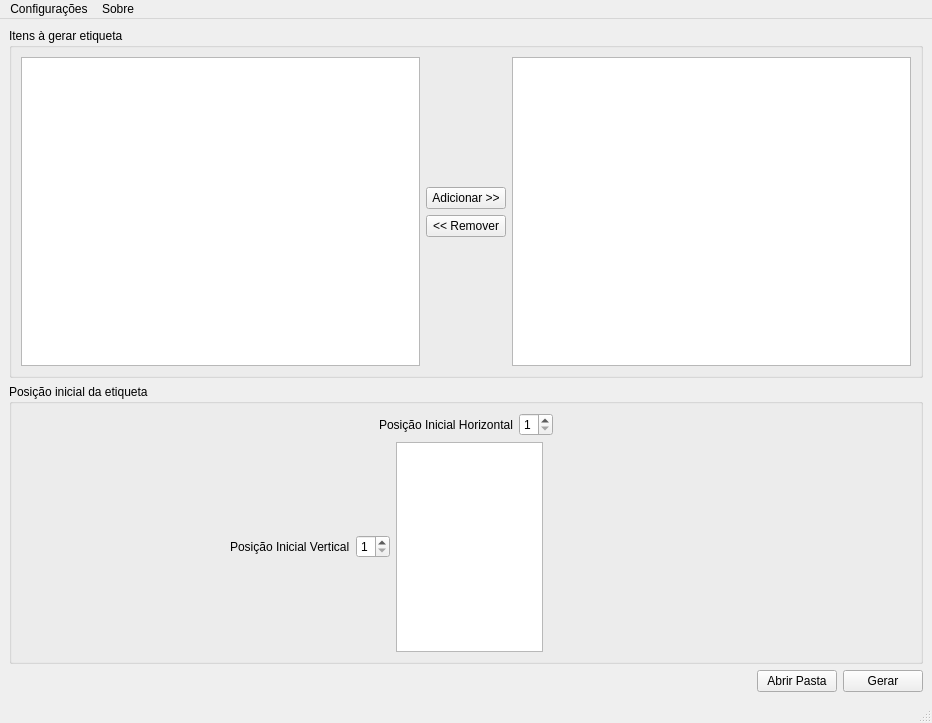
<?xml version="1.0" encoding="UTF-8"?>
<ui version="4.0">
 <class>MainWindow</class>
 <widget class="QMainWindow" name="MainWindow">
  <property name="geometry">
   <rect>
    <x>0</x>
    <y>0</y>
    <width>932</width>
    <height>723</height>
   </rect>
  </property>
  <property name="windowTitle">
   <string>MainWindow</string>
  </property>
  <widget class="QWidget" name="centralwidget">
   <layout class="QVBoxLayout" name="verticalLayout">
    <item>
     <widget class="QGroupBox" name="horizontalGroupBox">
      <property name="title">
       <string>Itens à gerar etiqueta</string>
      </property>
      <layout class="QHBoxLayout" name="horizontalLayout">
       <item>
        <layout class="QVBoxLayout" name="vlInputTW">
         <item>
          <widget class="QTableWidget" name="tableWidget_2">
           <property name="alternatingRowColors">
            <bool>true</bool>
           </property>
           <property name="selectionMode">
            <enum>QAbstractItemView::SingleSelection</enum>
           </property>
           <property name="selectionBehavior">
            <enum>QAbstractItemView::SelectColumns</enum>
           </property>
          </widget>
         </item>
        </layout>
       </item>
       <item>
        <layout class="QVBoxLayout" name="verticalLayout_3">
         <item>
          <spacer name="verticalSpacer">
           <property name="orientation">
            <enum>Qt::Vertical</enum>
           </property>
           <property name="sizeHint" stdset="0">
            <size>
             <width>20</width>
             <height>40</height>
            </size>
           </property>
          </spacer>
         </item>
         <item>
          <widget class="QPushButton" name="pbAdd">
           <property name="text">
            <string>Adicionar &gt;&gt;</string>
           </property>
          </widget>
         </item>
         <item>
          <widget class="QPushButton" name="pbRemove">
           <property name="text">
            <string>&lt;&lt; Remover</string>
           </property>
          </widget>
         </item>
         <item>
          <spacer name="verticalSpacer_2">
           <property name="orientation">
            <enum>Qt::Vertical</enum>
           </property>
           <property name="sizeHint" stdset="0">
            <size>
             <width>20</width>
             <height>40</height>
            </size>
           </property>
          </spacer>
         </item>
        </layout>
       </item>
       <item>
        <layout class="QVBoxLayout" name="verticalLayout_2">
         <item>
          <widget class="QTableWidget" name="twOutputItens">
           <property name="alternatingRowColors">
            <bool>true</bool>
           </property>
           <property name="selectionMode">
            <enum>QAbstractItemView::SingleSelection</enum>
           </property>
           <property name="selectionBehavior">
            <enum>QAbstractItemView::SelectRows</enum>
           </property>
          </widget>
         </item>
        </layout>
       </item>
      </layout>
     </widget>
    </item>
    <item>
     <widget class="QGroupBox" name="verticalGroupBox_4">
      <property name="sizePolicy">
       <sizepolicy hsizetype="Minimum" vsizetype="Fixed">
        <horstretch>0</horstretch>
        <verstretch>0</verstretch>
       </sizepolicy>
      </property>
      <property name="title">
       <string>Posição inicial da etiqueta</string>
      </property>
      <layout class="QVBoxLayout" name="verticalLayout_6">
       <property name="sizeConstraint">
        <enum>QLayout::SetMinimumSize</enum>
       </property>
       <item>
        <layout class="QHBoxLayout" name="horizontalLayout_2">
         <item>
          <spacer name="horizontalSpacer">
           <property name="orientation">
            <enum>Qt::Horizontal</enum>
           </property>
           <property name="sizeHint" stdset="0">
            <size>
             <width>40</width>
             <height>20</height>
            </size>
           </property>
          </spacer>
         </item>
         <item>
          <widget class="QLabel" name="label">
           <property name="text">
            <string>Posição Inicial Horizontal</string>
           </property>
          </widget>
         </item>
         <item>
          <widget class="QSpinBox" name="sbHorizontalPos">
           <property name="minimum">
            <number>1</number>
           </property>
           <property name="maximum">
            <number>3</number>
           </property>
          </widget>
         </item>
         <item>
          <spacer name="horizontalSpacer_2">
           <property name="orientation">
            <enum>Qt::Horizontal</enum>
           </property>
           <property name="sizeHint" stdset="0">
            <size>
             <width>40</width>
             <height>20</height>
            </size>
           </property>
          </spacer>
         </item>
        </layout>
       </item>
       <item>
        <layout class="QHBoxLayout" name="horizontalLayout_3">
         <item>
          <layout class="QHBoxLayout" name="horizontalLayout_5">
           <item>
            <spacer name="horizontalSpacer_3">
             <property name="orientation">
              <enum>Qt::Horizontal</enum>
             </property>
             <property name="sizeHint" stdset="0">
              <size>
               <width>40</width>
               <height>20</height>
              </size>
             </property>
            </spacer>
           </item>
           <item>
            <widget class="QLabel" name="label_2">
             <property name="text">
              <string>Posição Inicial Vertical</string>
             </property>
            </widget>
           </item>
           <item>
            <widget class="QSpinBox" name="sbVerticalPos">
             <property name="minimum">
              <number>1</number>
             </property>
             <property name="maximum">
              <number>9</number>
             </property>
            </widget>
           </item>
          </layout>
         </item>
         <item>
          <widget class="QTableWidget" name="tableWidget_3">
           <property name="minimumSize">
            <size>
             <width>147</width>
             <height>210</height>
            </size>
           </property>
           <property name="maximumSize">
            <size>
             <width>147</width>
             <height>210</height>
            </size>
           </property>
          </widget>
         </item>
         <item>
          <layout class="QHBoxLayout" name="horizontalLayout_4"/>
         </item>
         <item>
          <spacer name="horizontalSpacer_4">
           <property name="orientation">
            <enum>Qt::Horizontal</enum>
           </property>
           <property name="sizeHint" stdset="0">
            <size>
             <width>40</width>
             <height>20</height>
            </size>
           </property>
          </spacer>
         </item>
        </layout>
       </item>
      </layout>
     </widget>
    </item>
    <item>
     <layout class="QHBoxLayout" name="horizontalLayout_6">
      <item>
       <spacer name="horizontalSpacer_5">
        <property name="orientation">
         <enum>Qt::Horizontal</enum>
        </property>
        <property name="sizeHint" stdset="0">
         <size>
          <width>40</width>
          <height>20</height>
         </size>
        </property>
       </spacer>
      </item>
      <item>
       <widget class="QPushButton" name="pbOpenFolder">
        <property name="text">
         <string>Abrir Pasta</string>
        </property>
       </widget>
      </item>
      <item>
       <widget class="QPushButton" name="pbGenerate">
        <property name="text">
         <string>Gerar</string>
        </property>
       </widget>
      </item>
     </layout>
    </item>
   </layout>
  </widget>
  <widget class="QMenuBar" name="menubar">
   <property name="geometry">
    <rect>
     <x>0</x>
     <y>0</y>
     <width>932</width>
     <height>20</height>
    </rect>
   </property>
   <widget class="QMenu" name="menuConfigura_es">
    <property name="title">
     <string>Configurações</string>
    </property>
    <addaction name="actionBanco_de_dados"/>
    <addaction name="actionFolha"/>
    <addaction name="actionEtiqueta"/>
   </widget>
   <widget class="QMenu" name="menuSobre">
    <property name="title">
     <string>Sobre</string>
    </property>
    <addaction name="actionSobre"/>
   </widget>
   <addaction name="menuConfigura_es"/>
   <addaction name="menuSobre"/>
  </widget>
  <widget class="QStatusBar" name="statusbar"/>
  <action name="actionSobre">
   <property name="text">
    <string>Sobre</string>
   </property>
  </action>
  <action name="actionBanco_de_dados">
   <property name="text">
    <string>Banco de dados</string>
   </property>
  </action>
  <action name="actionFolha">
   <property name="text">
    <string>Folha</string>
   </property>
  </action>
  <action name="actionEtiqueta">
   <property name="text">
    <string>Etiqueta</string>
   </property>
  </action>
 </widget>
 <resources/>
 <connections/>
</ui>
